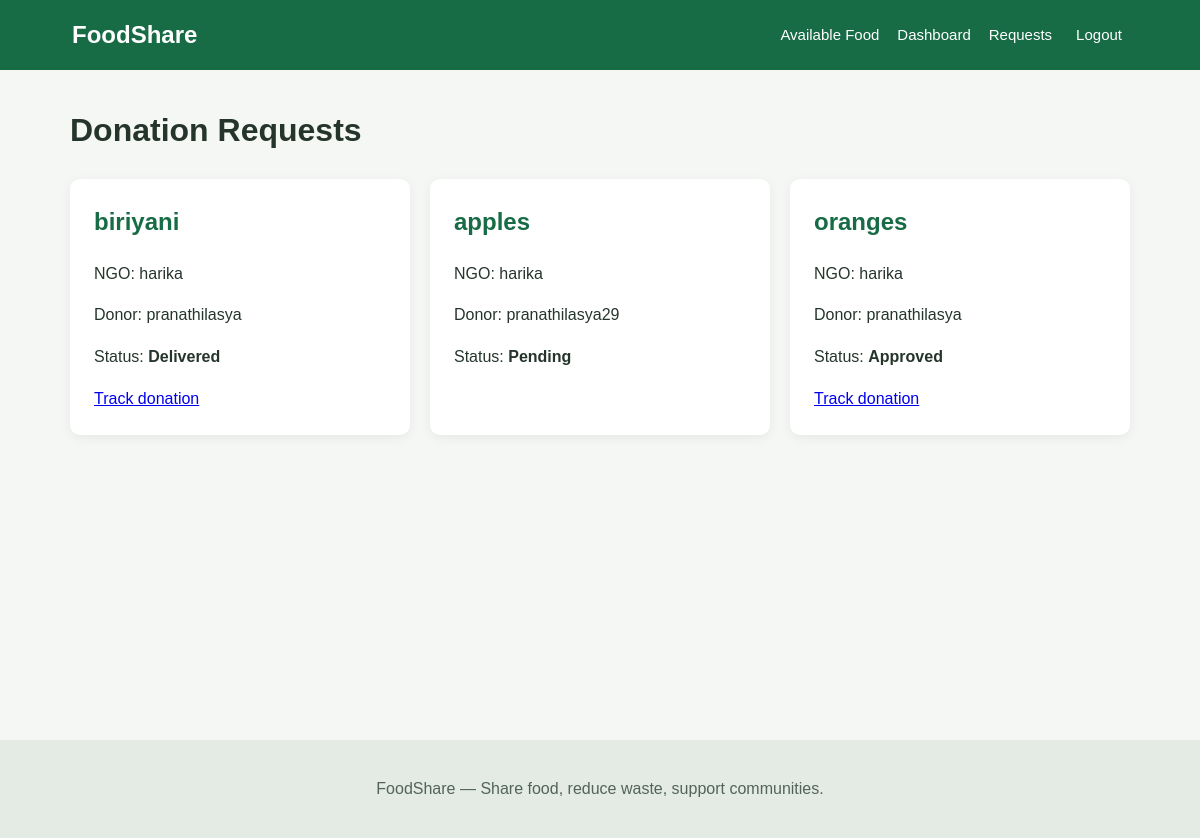
Screenshot of /donations/requests/ (signed in) with the database file from the repository.
### donations/models.py (models this page shows, shortened)
class DonationRequest(models.Model):
    STATUS_CHOICES = [
        ("pending", "Pending"),
        ("approved", "Approved"),
        ("rejected", "Rejected"),
        ("collected", "Collected"),
        ("delivered", "Delivered"),
    ]
    food = models.ForeignKey(
        FoodDonation,
        on_delete=models.CASCADE,
        related_name="requests",
    )
    ngo = models.ForeignKey(
        settings.AUTH_USER_MODEL,
        on_delete=models.CASCADE,
        related_name="donation_requests",
    )
    requested_at = models.DateTimeField(auto_now_add=True)
    status = models.CharField(
        max_length=10,
        choices=STATUS_CHOICES,
        default="pending",
    )
    class Meta:
        constraints = [
            models.UniqueConstraint(
                fields=["food", "ngo"],
                name="unique_food_request_per_ngo",
            )
        ]

class FoodDonation(models.Model):
    STATUS_CHOICES = [
        ("available", "Available"),
        ("requested", "Requested"),
        ("approved", "Approved"),
        ("collected", "Collected"),
        ("delivered", "Delivered"),
    ]
    donor = models.ForeignKey(
        settings.AUTH_USER_MODEL,
        on_delete=models.CASCADE,
        related_name="food_donations",
    )
    food_name = models.CharField(max_length=150)
    description = models.TextField()
    quantity = models.PositiveIntegerField(
        help_text="Quantity in servings"
    )
    pickup_location = models.CharField(max_length=255)
    safe_until = models.DateTimeField(
        help_text="Latest safe-consumption date and time"
    )
    created_at = models.DateTimeField(auto_now_add=True)
    status = models.CharField(
        max_length=12,
        choices=STATUS_CHOICES,
        default="available",
    )

### accounts/models.py (models this page shows, shortened)
class User(AbstractUser):
    ROLE_CHOICES = [
        ("donor", "Donor"),
        ("ngo", "NGO"),
    ]
    role = models.CharField(
        max_length=10,
        choices=ROLE_CHOICES,
        default="donor",
    )

### donations/views.py (the view)
# urls.py: path("requests/", views.request_list, name="request_list"),
@login_required
def request_list(request):
    if request.user.role == "ngo":
        requests = DonationRequest.objects.filter(
            ngo=request.user
        ).select_related("food", "food__donor")
    else:
        requests = DonationRequest.objects.filter(
            food__donor=request.user
        ).select_related("food", "ngo")
    return render(
        request,
        "donations/request_list.html",
        {"requests": requests},
    )

### templates/donations/request_list.html (shortened to what this page needs)
{% extends "base.html" %}
{% block content %}
<h1>Donation Requests</h1>
<div class="grid">
    {% for item in requests %}
        <article class="card">
            <h2>{{ item.food.food_name }}</h2>
            <p>NGO: {{ item.ngo.username }}</p>
            <p>Donor: {{ item.food.donor.username }}</p>
            <p>Status: <strong>{{ item.get_status_display }}</strong></p>
            {% if item.status == "approved" or item.status == "collected" or item.status == "delivered" %}
                <a href="{% url 'track_donation' item.pk %}">Track donation</a>
            {% endif %}
        </article>
    {% empty %}
        <p>No donation requests found.</p>
    {% endfor %}
</div>
{% endblock %}

### templates/base.html (shortened to what this page needs)
{% load static %}
<!DOCTYPE html>
<html lang="en">
<head>
    <link rel="stylesheet" href="{% static 'css/style.css' %}">
</head>
<body>
    <header class="navbar">
        <a class="brand" href="{% url 'home' %}">FoodShare</a>
        <nav>
            <a href="{% url 'food_list' %}">Available Food</a>
            {% if user.is_authenticated %}
                <a href="{% url 'dashboard' %}">Dashboard</a>
                <a href="{% url 'request_list' %}">Requests</a>
                <form method="post" action="{% url 'logout' %}" class="inline-form">
                    <button type="submit" class="nav-button">Logout</button>
                </form>
            {% else %}
                <a href="{% url 'login' %}">Login</a>
                <a href="{% url 'register' %}">Register</a>
            {% endif %}
        </nav>
    </header>
    <main class="container">
        {% block content %}{% endblock %}
    </main>
    <footer>
        <p>FoodShare — Share food, reduce waste, support communities.</p>
    </footer>
</body>
</html>

### static/css/style.css (style rules this page uses)
* { box-sizing: border-box; }
body { margin: 0; font-family: Arial, sans-serif; background: #f4f7f4; color: #26352b; line-height: 1.6; }
.navbar { background: #176b45; color: white; padding: 16px 6%; display: flex; align-items: center; justify-content: space-between; gap: 20px; flex-wrap: wrap; }
.brand { font-size: 24px; font-weight: bold; color: white; text-decoration: none; }
.navbar nav { display: flex; align-items: center; gap: 18px; flex-wrap: wrap; }
.navbar nav a, .nav-button { color: white; text-decoration: none; font-size: 15px; }
.nav-button { background: transparent; border: none; cursor: pointer; }
.inline-form { display: inline; }
.container { max-width: 1100px; min-height: 75vh; margin: 35px auto; padding: 0 20px; }
.grid { display: grid; grid-template-columns: repeat(auto-fit, minmax(245px, 1fr)); gap: 20px; margin: 22px 0; }
.card, .form-card { background: white; padding: 24px; border-radius: 10px; box-shadow: 0 3px 12px rgba(0, 0, 0, 0.06); overflow-wrap: anywhere; }
.card h2, .card h3 { color: #176b45; margin-top: 0; }
footer { background: #e4ebe5; padding: 20px; text-align: center; color: #52645a; }

### rows the page displays
DonationRequest: food.food_name "biriyani", ngo.username "harika", food.donor.username "pranathilasya", status "Delivered", shows "Track donation"
DonationRequest: food.food_name "apples", ngo.username "harika", food.donor.username "pranathilasya29", status "Pending"
DonationRequest: food.food_name "oranges", ngo.username "harika", food.donor.username "pranathilasya", status "Approved", shows "Track donation"
